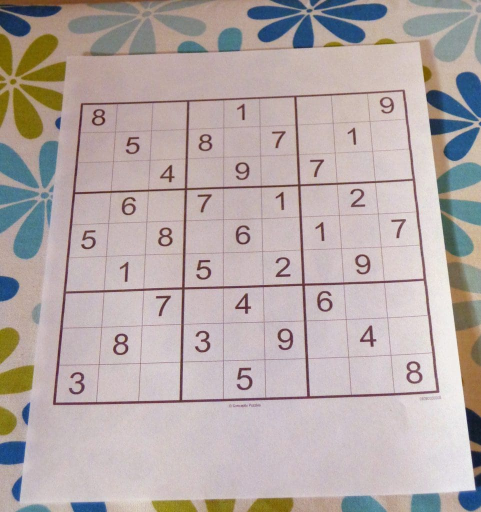
#> input picture Module_4_Deep_Learning/Homework_32/opencv_sudoku_puzzle_sudoku_puzzle.jpg, 962 x 1024 px (shown at 1/2 size)
$ jupyter execute --allow-errors homework_32_Sudoku.ipynb
#> lines starting #> are read from the running program, lines starting #| are printed output that depends on the picture; after the words box and inside, x2 and y2 are one past the last pixel; in counts of white or black regions, pixels touching at a corner belong together
# Сканнер судоку

В этом задании, вам предлагается решить задачу распознавания чисел на решетке судоку. Для этого вам нужно реализовать следующие функции:

1. Конвертация в нужное цветовое пространство
2. Поиск решетки на изображении через контуры
3. Перспектива решетки судоку для распознавания
4. Выделение ячеек с числами
5. Обучение нейронной сети на MNIST
6. Распознавание цифр в судоку с помощью сети

[cell 1]
import cv2
import numpy as np
import matplotlib.pyplot as plt

[cell 2]
def READ_RGB(path):
#> called with path = 'opencv_sudoku_puzzle_sudoku_puzzle.jpg'
    image=cv2.imread(path)
#> image is the input picture: shape (1024, 962, 3); mean B, G, R 168, 169.5, 181
    return cv2.cvtColor(image,cv2.COLOR_BGR2RGB)

def SHOW_IMAGE(image):
    plt.imshow(image,cmap='gray')
    plt.show()

[cell 3]
# Загружаем изображение
img_rgb = READ_RGB("opencv_sudoku_puzzle_sudoku_puzzle.jpg")
SHOW_IMAGE(img_rgb)

## Бинаризация

[cell 4]
# Перевод из RBG в Grayscale и накладываем фильтр
img_gray = cv2.cvtColor(img_rgb, cv2.COLOR_BGR2GRAY)
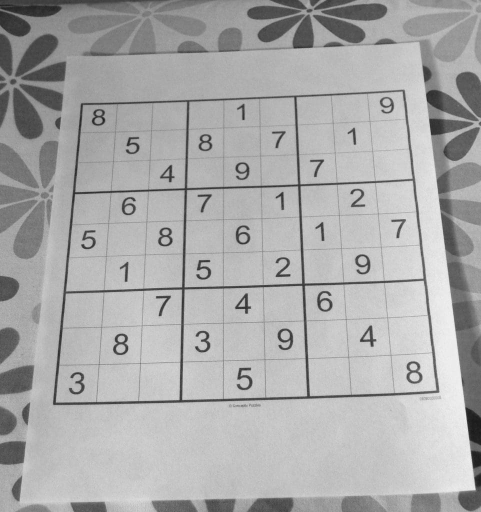
#> img_gray: shape (1024, 962) (shown at 1/2 size); min 21, max 247, mean 170.4

# Бинаризация
img_bin = cv2.adaptiveThreshold(
    img_gray,
    255, # Максимальное значение после применения порога (белый цвет)
    cv2.ADAPTIVE_THRESH_GAUSSIAN_C, # Метод вычисления порога: по средневзвешенному значению с Гауссовым ядром
    cv2.THRESH_BINARY, # Тип пороговой обработки.
    # cv2.THRESH_BINARY_INV - инвертированная бинаризация (0 → 255, 255 → 0)
    15, # Размер блока (нечетное число), в котором ищется локальный порог
    12 # Константа C, вычитаемая из среднего или взвешенного значения (регулирует контраст)
)
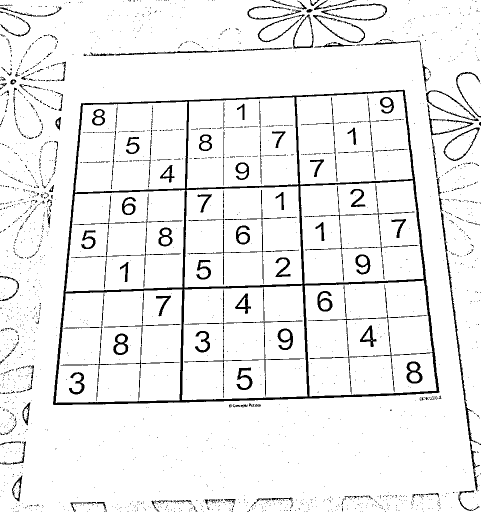
#> img_bin: shape (1024, 962) (shown at 1/2 size); 93.4% white; 1959 black regions (1772 under 20 px)
SHOW_IMAGE(img_bin)

**Пояснение ключевых параметров:**

  - cv2.ADAPTIVE_THRESH_GAUSSIAN_C: Использует взвешенное среднее (Гауссово) значение блока — лучше при нерезких краях.

  - cv2.THRESH_BINARY_INV: Инвертирует результат. Те пиксели, которые больше локального порога, станут чёрными (0), остальные — белыми (255). Это удобно для выделения белых цифр и линий на чёрном фоне.

  - cv2.THRESH_BINARY: выделения черных цифр и линий на белом фоне.

  - blockSize = 15: Размер области (в пикселях), по которой вычисляется локальный порог. Чем больше — тем сильнее усреднение.

  - C = 12: Смещает значение порога вниз. Это позволяет "усилить" контраст цифр, вычитая значение C из среднего.

## Поиск контуров

На этом этапе мы хотим найти решетку с судоку. По нашему предположению, это наибольший по площади четырехугольник

[cell 5]
# Функция для уменьшения ребер в контуре
def Approximating(contour,epsilon=.1):
    # Периметр контура
    length=cv2.arcLength(contour,True)
    # Аппроксимирует контурную форму к форме с меньшим количеством вершин
    # в зависимости от указанной точности. Это реализация алгоритма Рамера — Дугласа — Пекера.
    approx=cv2.approxPolyDP(contour,epsilon*length,True)
    return approx

[cell 6]
# Найдите контуры с помощью opencv
contours, hierarcy = cv2.findContours(img_bin, cv2.RETR_TREE, cv2.CHAIN_APPROX_SIMPLE)
#> contours = 2198 contours, 1904 with area under 20; largest, box (x1, y1, x2, y2) and area: (0, 0, 962, 1024) 979784, (105, 178, 880, 811) 431294, (364, 571, 615, 800) 53316, (111, 579, 365, 806) 52362, (609, 561, 873, 793) 45726

[cell 7]
hierarcy
#> Out = 2198 rows, first 6: [12, -1, 1, -1], [2, -1, -1, 0], [3, 1, -1, 0], [4, 2, -1, 0], [5, 3, -1, 0], [6, 4, -1, 0]

[cell 8]
img_contours = img_rgb.copy()

# Отсортируйте контуры по площади
contours_sorted = sorted(contours, key=cv2.contourArea, reverse=True)
#> contours_sorted has the same summary as contours

# Аппроксимируйте контуры, чтобы с бОльшей вероятностью получить четырехугольник
approx_contours = [Approximating(cnt, epsilon=0.02) for cnt in contours_sorted]
#> approx_contours = 2198 contours, 1921 with area under 20; largest, box (x1, y1, x2, y2) and area: (0, 0, 962, 1024) 982160, (105, 181, 879, 809) 428602, (364, 571, 615, 800) 53604, (111, 579, 365, 805) 52482, (601, 361, 847, 568) 45215

# Выберите только те контуры, которые являются четырехугольникам
approx_rect = [cnt for cnt in approx_contours if len(cnt) == 4]
#> approx_rect = 1010 contours, 983 with area under 20; largest, box (x1, y1, x2, y2) and area: (105, 181, 879, 809) 428602, (364, 571, 615, 800) 53604, (111, 579, 365, 805) 52482, (601, 361, 847, 568) 45215, (369, 373, 604, 575) 44340
approx_rect = sorted(approx_rect, key=cv2.contourArea, reverse=True)

[cell 9]
cv2.drawContours(img_contours, approx_rect, 0, (0, 255, 0), 3)
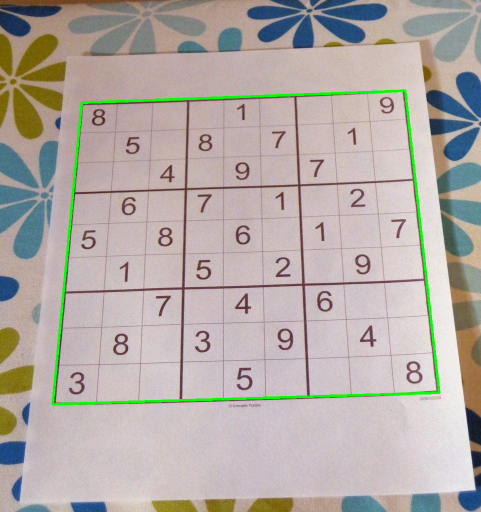
#> img_contours: shape (1024, 962, 3) (shown at 1/2 size); mean R, G, B 179, 171.1, 166.2
SHOW_IMAGE(img_contours)

## WarpTransform

На этом этапе, мы сделаем перспективу решетки на новое изображение. Размерность нового изображения мы можем задать сами, поэтому упростим себе жизнь: пусть размер каждой ячейки будет 28x28, чтобы без лишних трансформаций отправлять их в нейронную сеть. Количество ячеек в судоку - 9 на 9. Таким образом, длина и ширина изображения будут 9x28 (мы не учитываем толщину линий между ячейчками)

[cell 10]
img_contours = img_rgb.copy()

### Первый способ трансформации

[cell 11]
# используем функцию с лекции
def four_point_transform_by_hand(image, pts):
    # obtain a consistent order of the points and unpack them individually
    pts = pts.reshape(4, 2)
#> pts = [[810, 181], [878, 785], [105, 808], [163, 205]]
    def order_points(pts):
        rect = np.zeros((4, 2), dtype = "float32")
        s = pts.sum(axis = 1)
#> s = [991, 1663, 913, 368]
        rect[0] = pts[np.argmin(s)]
        rect[2] = pts[np.argmax(s)]
        diff = np.diff(pts, axis = 1)
#> diff = [-629, -93, 703, 42]
        rect[1] = pts[np.argmin(diff)]
        rect[3] = pts[np.argmax(diff)]
        return rect

    rect = order_points(pts)
#> rect = [[163, 205], [810, 181], [878, 785], [105, 808]]
    (tl, tr, br, bl) = rect
#> tl = [163, 205]; tr = [810, 181]; br = [878, 785]; bl = [105, 808]
    # compute the width of the new image, which will be the
    # maximum distance between bottom-right and bottom-left
    # x-coordiates or the top-right and top-left x-coordinates
    widthA = np.sqrt(((br[0] - bl[0]) ** 2) + ((br[1] - bl[1]) ** 2))
#> widthA = 773.3
    widthB = np.sqrt(((tr[0] - tl[0]) ** 2) + ((tr[1] - tl[1]) ** 2))
#> widthB = 647.4
    maxWidth = max(int(widthA), int(widthB))
#> maxWidth = 773
    # compute the height of the new image, which will be the
    # maximum distance between the top-right and bottom-right
    # y-coordinates or the top-left and bottom-left y-coordinates
    heightA = np.sqrt(((tr[0] - br[0]) ** 2) + ((tr[1] - br[1]) ** 2))
#> heightA = 607.8
    heightB = np.sqrt(((tl[0] - bl[0]) ** 2) + ((tl[1] - bl[1]) ** 2))
#> heightB = 605.8
    maxHeight = max(int(heightA), int(heightB))
#> maxHeight = 607
    # now that we have the dimensions of the new image, construct
    # the set of destination points to obtain a "birds eye view",
    # (i.e. top-down view) of the image, again specifying points
    # in the top-left, top-right, bottom-right, and bottom-left order
    dst = np.array([
        [0, 0],
        [maxWidth - 1, 0],
        [maxWidth - 1, maxHeight - 1],
        [0, maxHeight - 1]], dtype = "float32")
#> dst = [[0, 0], [772, 0], [772, 606], [0, 606]]
    # compute the perspective transform matrix and then apply it
    M = cv2.getPerspectiveTransform(rect, dst)
#> M = [[1.3, 0.125, -237.2], [0.048, 1.3, -273.3], [2.6e-05, 0.000348, 1]]
    print(f'Длина изображения: {maxWidth}, Высота изображения: {maxHeight}')
#| Длина изображения: 773, Высота изображения: 607
    warped = cv2.warpPerspective(image, M, (maxWidth, maxHeight))
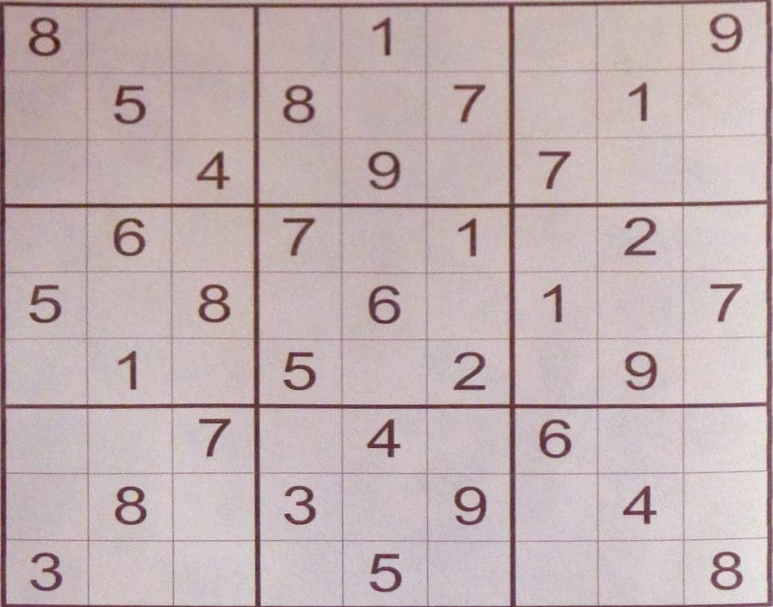
#> warped: shape (607, 773, 3); mean R, G, B 193.6, 176.6, 177.8
    # return the warped image
    return warped

[cell 12]
# Размер трансформированного изображения пропорционален оригинальной решетке
warped_var_1 = four_point_transform_by_hand(img_contours, approx_rect[0].reshape(4, 2))
SHOW_IMAGE(warped_var_1)

[cell 13]
# Привели к размеру 252х252

output_size = 28 * 9
warped_var_1 = cv2.resize(warped_var_1, (output_size, output_size))
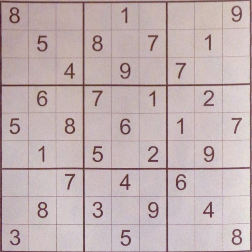
#> warped_var_1: shape (252, 252, 3); mean R, G, B 193.4, 176.3, 177.5
SHOW_IMAGE(warped_var_1)

### Второй способ трансформации

[cell 14]
# !pip install imutils

[cell 15]
# по сути та же функция, что вручную реализована ранее
from imutils.perspective import four_point_transform

[cell 16]
# Размер трансформированного изображения пропорционален оригинальной решетке
warped_var_2 = four_point_transform(img_contours, approx_rect[0].reshape(4, 2))
SHOW_IMAGE(warped_var_2)

[cell 17]
# Привели к размеру 252х252

output_size = 28 * 9
warped_var_2 = cv2.resize(warped_var_2, (output_size, output_size))
SHOW_IMAGE(warped_var_2)

### Третий способ трансформации (как планировалось в задании изначально)

[cell 18]
img_contours = img_rgb.copy()

output_size = 28 * 9
# Вытаскиваем контур решетки
sudoku_contour = approx_rect[0].reshape(4, 2)
#> sudoku_contour = [[810, 181], [878, 785], [105, 808], [163, 205]]

# Функция для упорядочивания углов: [верх-лево, верх-право, низ-право, низ-лево]
def order_points(pts):
    rect = np.zeros((4, 2), dtype="float32")
    s = pts.sum(axis=1)
#> s = [991, 1663, 913, 368]
    rect[0] = pts[np.argmin(s)]  # верх-левый (x+y минимально)
    rect[2] = pts[np.argmax(s)]  # низ-правый (x+y максимально)

    diff = np.diff(pts, axis=1)
#> diff = [-629, -93, 703, 42]
    rect[1] = pts[np.argmin(diff)]  # верх-правый (x - y минимально)
    rect[3] = pts[np.argmax(diff)]  # низ-левый (x - y максимально)

    return rect

# Упорядочим углы и зададим точки назначения
src_pts = order_points(sudoku_contour)
#> src_pts = [[163, 205], [810, 181], [878, 785], [105, 808]]
dst_pts = np.array([
    [0, 0],
    [output_size - 1, 0],
    [output_size - 1, output_size - 1],
    [0, output_size - 1]
], dtype="float32")

# Получаем матрицу трансформации и применяем её
M = cv2.getPerspectiveTransform(src_pts, dst_pts)
#> M = [[0.422, 0.0406, -77.12], [0.0199, 0.536, -113.2], [2.6e-05, 0.000348, 1]]
warped = cv2.warpPerspective(img_contours, M, (output_size, output_size))
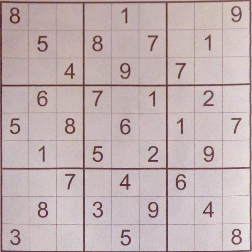
#> warped: shape (252, 252, 3); mean R, G, B 193.4, 176.3, 177.5

SHOW_IMAGE(warped)

## Разделение

Дальше ячейки будем делить не по линиям на изображении, а по предварительным расчетам, что каждая цифра находится в ячейке размером 28 на 28, а размерность решетки судоку 9 на 9

В ячейки может попасть мусор в виде границ между ячейками. От него можно избавиться с помощью великолепной функции `clear_border`, которая удаляет все ненужные части изображения по краям.

[cell 19]
gray = cv2.cvtColor(warped,cv2.COLOR_RGB2GRAY)
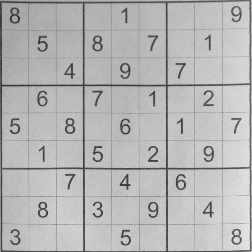
#> gray: shape (252, 252); min 38, max 233, mean 181.6
_, warped_binary = cv2.threshold(gray,0,255,cv2.THRESH_OTSU|cv2.THRESH_BINARY_INV)
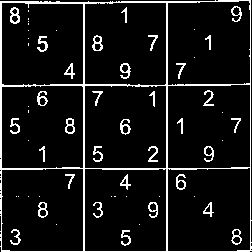
#> warped_binary: shape (252, 252); 8.7% white in thin lines or dots
SHOW_IMAGE(warped_binary)

[cell 20]
from skimage.segmentation import clear_border

nCols = 9
nRows = 9
size = 28

grid = []
for i in range(0, nRows):
    grid.append([])
    for j in range(0, nCols):
      # Вычисляем координаты текущей ячейки
      start_row = i * size
      end_row = (i + 1) * size
      start_col = j * size
      end_col = (j + 1) * size
      # Добавьте в grid соответствующий кусок изображения
      subImg = warped_binary[start_row:end_row, start_col:end_col]
      grid[i].append(clear_border(subImg))
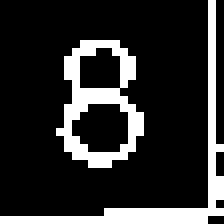
#> subImg: shape (28, 28) (shown 8 times larger); 18.1% white in thin lines or dots
#> after the loop, grid = 9 items

[cell 21]
SHOW_IMAGE(grid[0][0])

[cell 22]
SHOW_IMAGE(grid[1][1])

[cell 23]
SHOW_IMAGE(grid[0][1])
#> in SHOW_IMAGE (call 12), `plt.show()`:
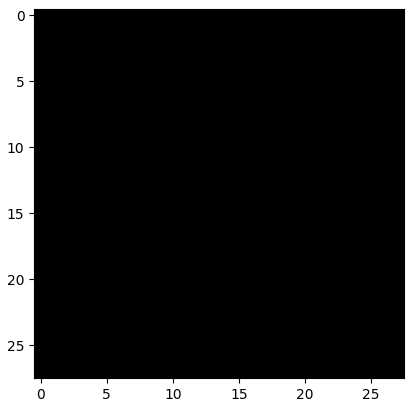
#> figure drawn by matplotlib, 1 panel

## Обучение сети для распознавания

Обучим простую сеть для распознавания цифр на MNIST. Поскольку вы уже делали похожие задания, здесь ничего дописывать не обязательно, код вернет приличную нейронку `model`, хотя вы можете попробовать по-экспериментировать с ней

[cell 24]
import torch
import torchvision
import torchvision.transforms as transforms
import torch.nn as nn
import torch.optim as optim
from torch.utils.data import DataLoader

# Set random seed for reproducibility
torch.manual_seed(42)
#> (this line was passed over: torch is not available in this run)

# Device configuration
#> (the rest of this cell did not finish here and is left out)

## Итоговое распознавание

Теперь мы можем проверить, как работает нейронка на кусках изображения из нашего судоку. Поскольку у модели нет класса "пустое изображение", которые встречается в нашем случае, придется отфильтровывать такие ячейки. Мы сделаем это из предположение, что если в ячейке нет контуров, то она пустая.

[cell 25]
recognized_count = 0 # Кол-во ячеек с цифрами
empty_count = 0 # Кол-во пустых

#> (the rest of this cell did not finish here and is left out)

Видим, что распознано 34 ячейки с цифрами, хотя их должно быть 33, ячейка с координатами (1,6) распозналась ошибочно. Также видим, что с ошибками распознались следующие ячейки:
- (0,8) - Распознано число 8 - по факту 9;
- (3,1) - Распознано число 5 - по факту 6;
- (4,4) - Распознано число 4 - по факту 6;
- (4,8) - Распознано число 2 - по факту 7;
- (6,6) - Распознано число 8 - по факту 6;
- (7,1) - Распознано число 3 - по факту 8;
- (8,0) - Распознано число 2 - по факту 3;
- (8,8) - Распознано число 5 - по факту 8.

Видим, что модель ошибается достаточно часто, примерно каждая 3 цифра распознана с ошибкой.

## Увеличим batchsize, num_epoch и уменьшеним learning_rate

[cell 26]
# Set random seed for reproducibility
torch.manual_seed(42)
#> (this line was passed over: torch is not available in this run)

# Device configuration
#> (the rest of this cell did not finish here and is left out)

[cell 27]
recognized_count = 0 # Кол-во ячеек с цифрами
empty_count = 0 # Кол-во пустых

#> (the rest of this cell did not finish here and is left out)

C ошибками распознались следующие ячейки:
- (1,6) - Распознано число 1 - по факту Пустая ячейка;
- (3,1) - Распознано число 5 - по факту 6;
- (4,8) - Распознано число 2 - по факту 7;
- (7,1) - Распознано число 6 - по факту 8.

Увеличение batchsize, num_epoch и уменьшение learning_rate заметно улучшило модель - количество ошибок уменьшилось в 2 раза.

## Используем сверточную сеть с аугментацией и порогом уверенности

[cell 28]
import torch
import torchvision
import torchvision.transforms as transforms
import torch.nn as nn
import torch.optim as optim
from torch.utils.data import DataLoader

# Set random seed for reproducibility
torch.manual_seed(42)
#> (this line was passed over: torch is not available in this run)
